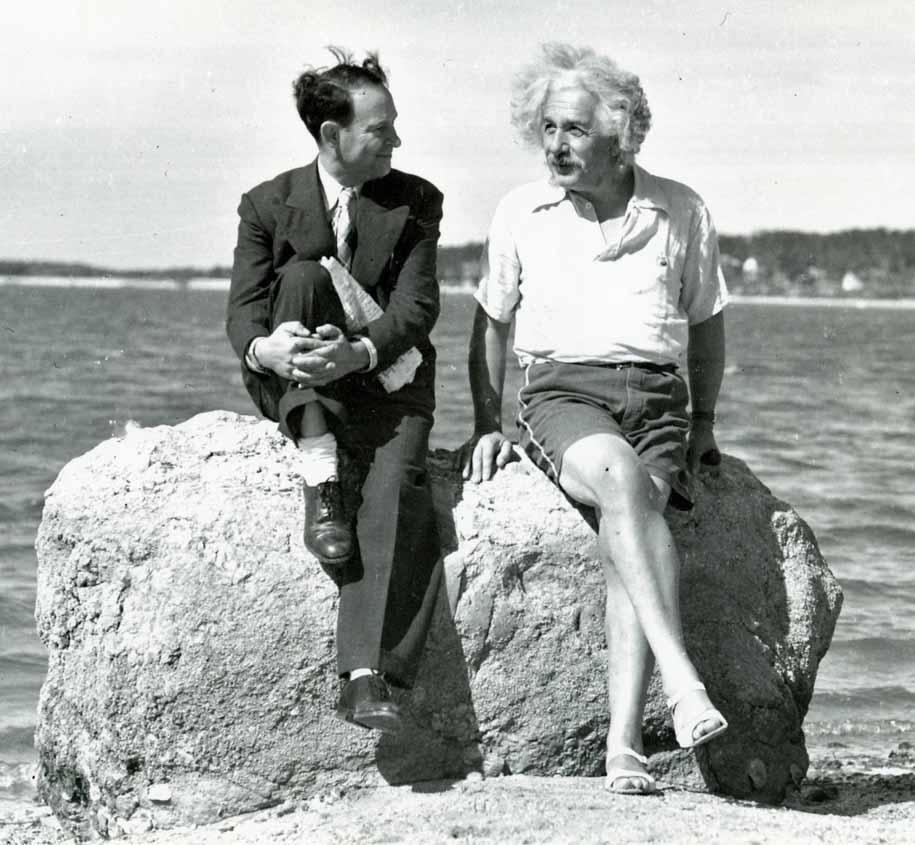
#> input picture Einstein.jpg, 915 x 845 px
$ python phathienbien.py   (older library calls are emulated)
#> lines starting #> are read from the running program, lines starting #| are printed output that depends on the picture
import cv2
import numpy as np
import matplotlib.pyplot as plt

def detect_edges(image, method):
    if method == 'gradient_1':
        edges = cv2.Sobel(image, cv2.CV_64F, 1, 0, ksize=5)
    elif method == 'canny':
        edges = cv2.Canny(image, 50, 150)
    else:
        raise ValueError("Invalid method. Supported methods: gradient_1, canny")

    return edges

def main():
    # Load grayscale image
    image = cv2.imread('Einstein.jpg', cv2.IMREAD_GRAYSCALE)
#> image: shape (845, 915); min 0, max 255, mean 167.3

    # Check if the image is loaded successfully
    if image is None:
        print("Error: Could not read the image.")
        return

    # Apply edge detection using three different methods
    edges_gradient_1 = detect_edges(image, 'gradient_1')
#> in detect_edges, `edges = cv2.Sobel(image, cv2.CV_64F, 1, 0, ksize=5)`:
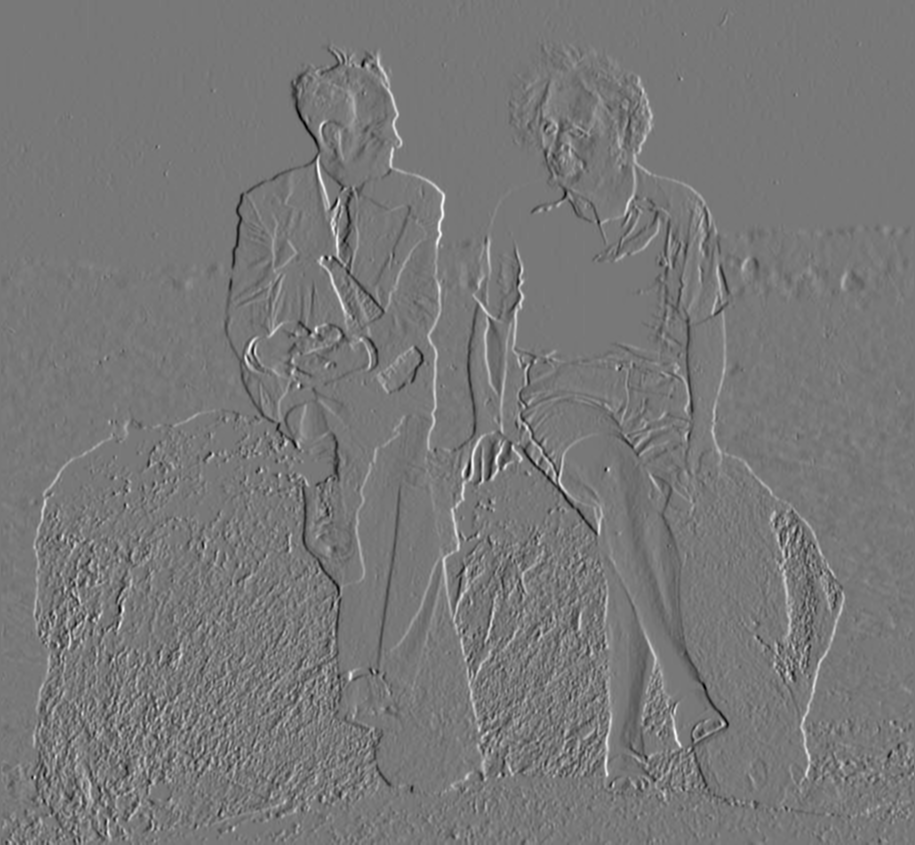
#> edges: shape (845, 915) float64; min -9151, max 10246, mean -0.4; drawn with min black and max white

    edges_canny = detect_edges(image, 'canny')
#> call 2 of detect_edges, with method = 'canny'
#> in detect_edges (call 2), `edges = cv2.Canny(image, 50, 150)`:
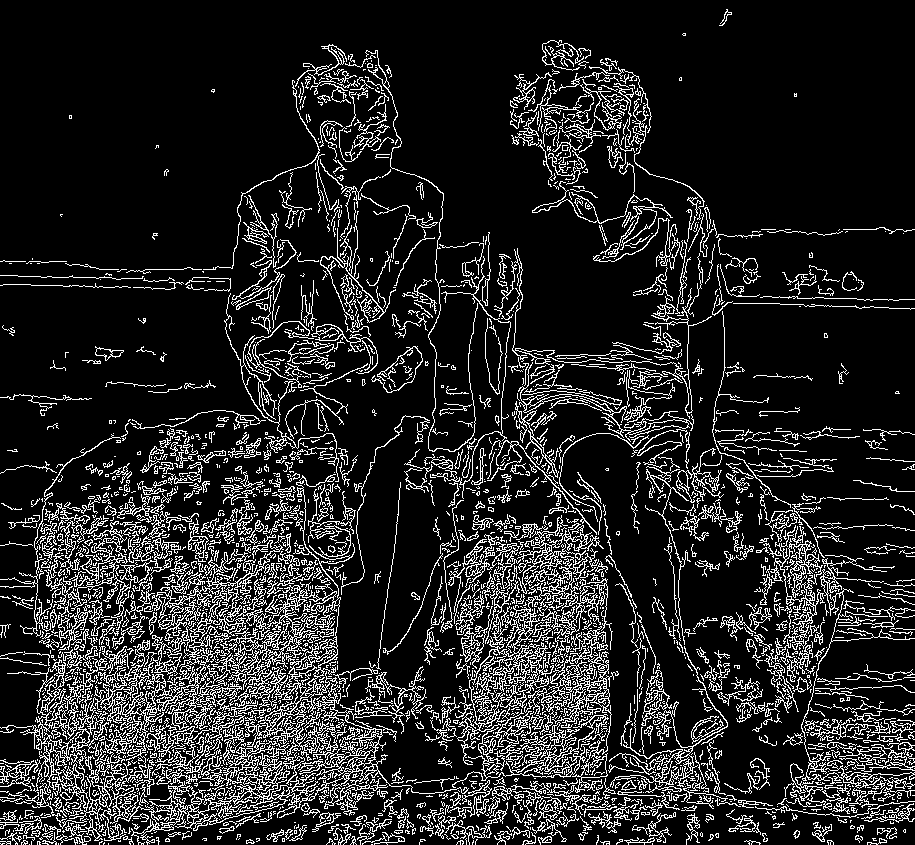
#> edges: shape (845, 915); 14.4% white in thin lines or dots

    # Display the original image and the detected edges using three methods
    plt.figure(figsize=(12, 4))

    plt.subplot(131)
    plt.imshow(image, cmap='gray')
    plt.title('Original Image')

    plt.subplot(132)
    plt.imshow(np.abs(edges_gradient_1), cmap='gray')
    plt.title('Edges - Gradient 1')

    plt.subplot(133)
    plt.imshow(np.abs(edges_canny), cmap='gray')
    plt.title('Edges - Canny')

    plt.show()
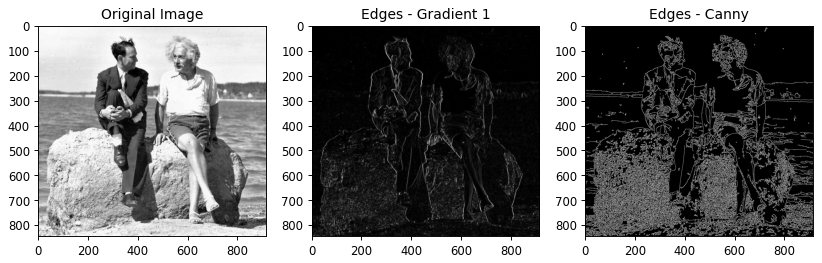
#> figure drawn by matplotlib, 3 panels

if __name__ == "__main__":
    main()
